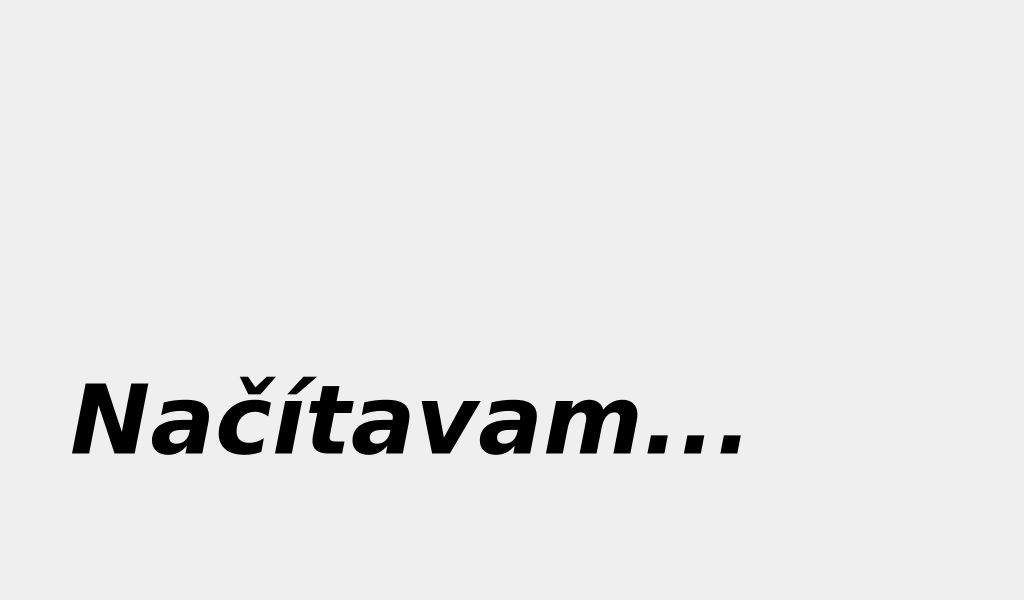
<?xml version="1.0" encoding="UTF-8"?>
<ui version="4.0">
 <class>Delay</class>
 <widget class="QDialog" name="Delay">
  <property name="geometry">
   <rect>
    <x>0</x>
    <y>0</y>
    <width>1024</width>
    <height>600</height>
   </rect>
  </property>
  <property name="windowTitle">
   <string>DELAY</string>
  </property>
  <widget class="QLabel" name="label">
   <property name="geometry">
    <rect>
     <x>70</x>
     <y>220</y>
     <width>1531</width>
     <height>400</height>
    </rect>
   </property>
   <property name="font">
    <font>
     <family>Verdana</family>
     <pointsize>72</pointsize>
     <weight>75</weight>
     <italic>true</italic>
     <bold>true</bold>
    </font>
   </property>
   <property name="text">
    <string>Načítavam...</string>
   </property>
  </widget>
 </widget>
 <resources/>
 <connections/>
</ui>
